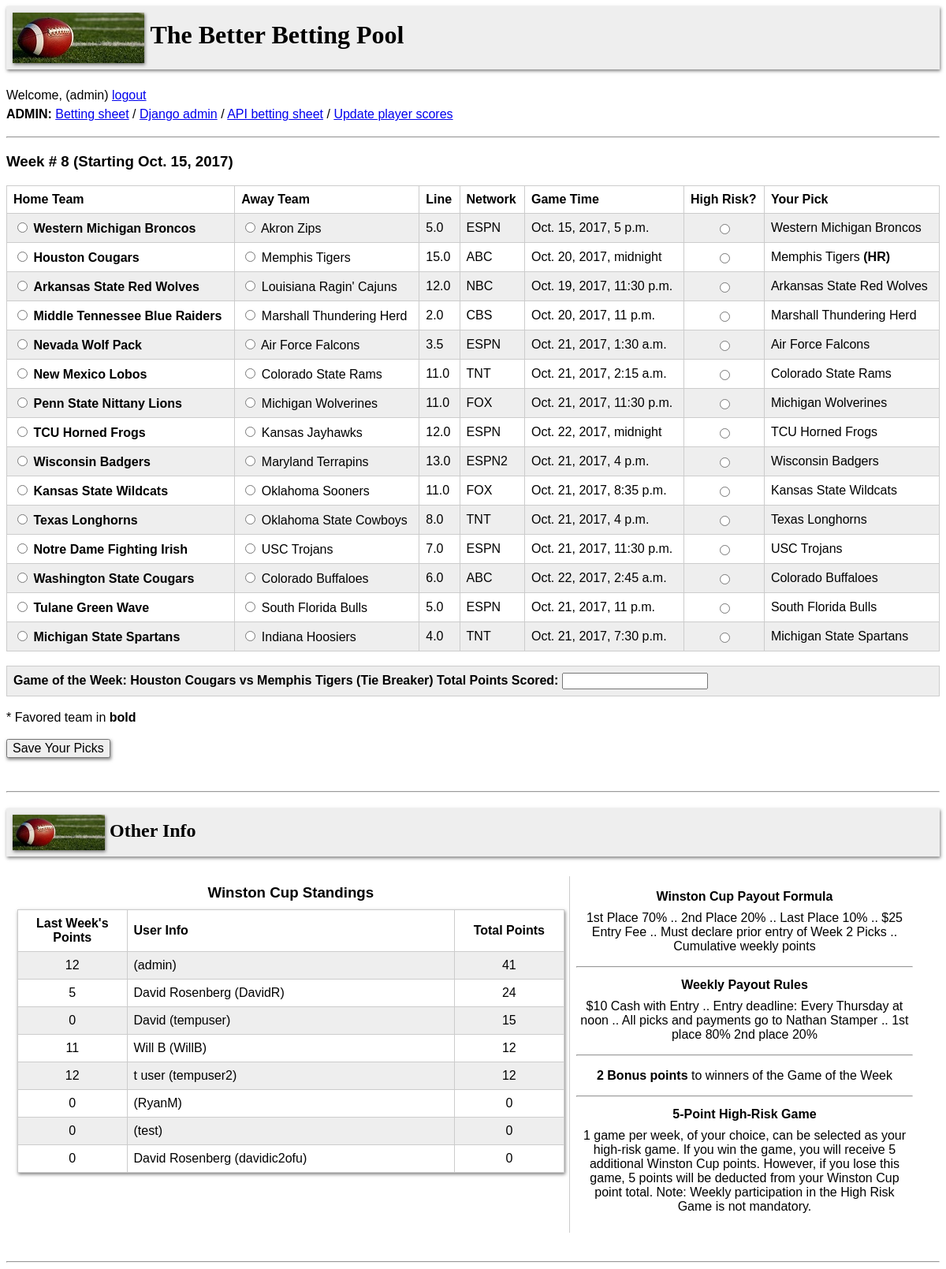
Before: /betting/index/ (signed in) with the older database file.
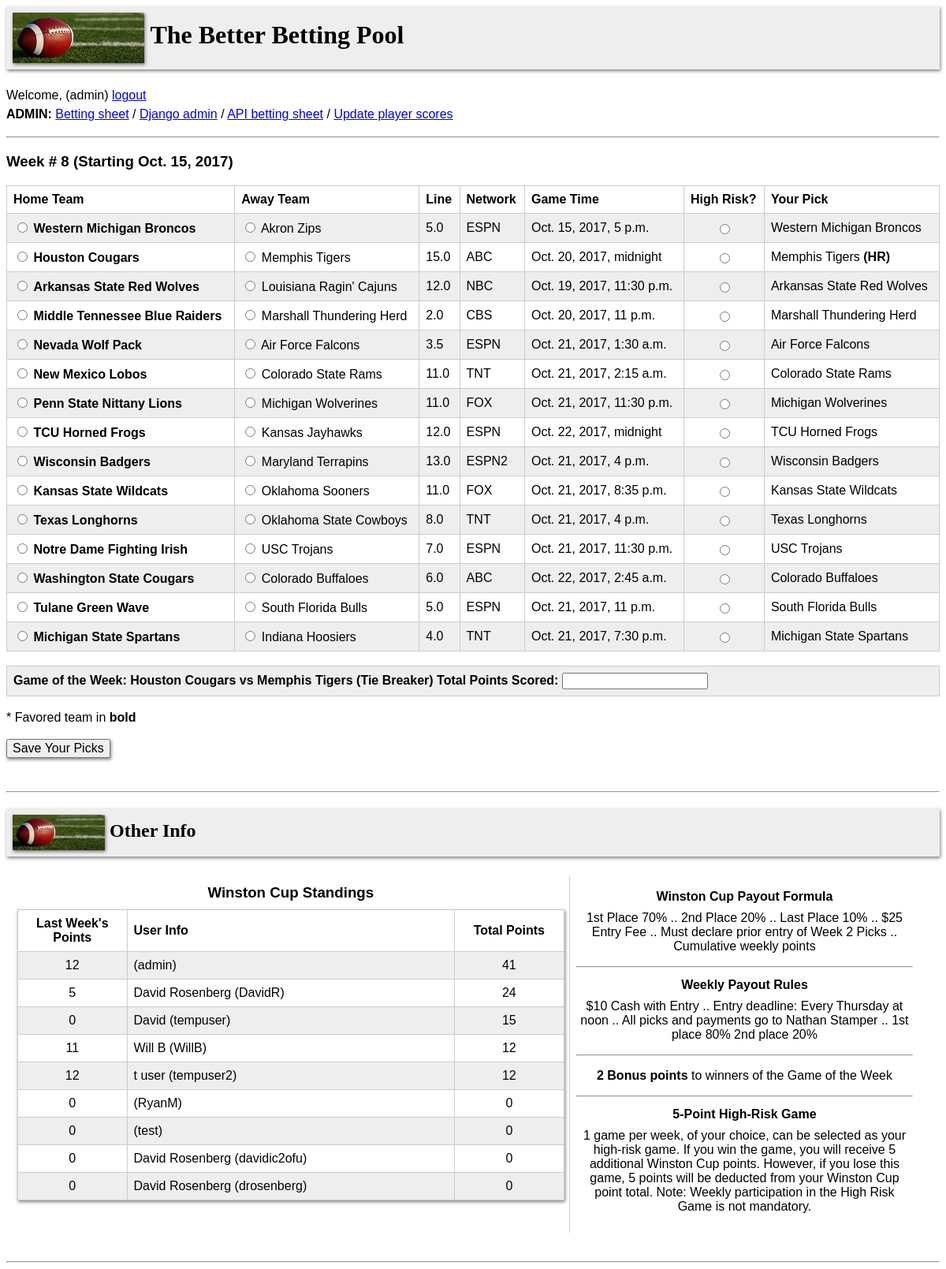
After: the same page with the newer database file.
### betting/models.py (models this page shows, shortened)
class WeekNum(models.Model):
	week_num = models.IntegerField('Week Number', default=0)
	start_date = models.DateField('Week Starting', default=datetime.date(2017, 1, 1))
	is_current_week = models.BooleanField('Current Week?', default=False)

class Game(models.Model):
	game_text = models.CharField('Game Index', max_length=200, default='game')
	week = models.IntegerField('Week in Season', default = 0)
	home_team = models.CharField(max_length=200, default='')
	home_score = models.CharField(max_length=200, default='N/A')
	away_team = models.CharField(max_length=200, default='')
	away_score = models.CharField(max_length=200, default='N/A')
	favorite = models.CharField(max_length=200)
	line = models.FloatField(default=0)
	network = models.CharField(max_length=200)
	game_time = models.DateTimeField('game time/date', default=datetime.datetime(2017, 1, 1, 18, 00))
	game_of_week = models.BooleanField(default=False)

class SavedPick(models.Model):
	id = models.AutoField(primary_key=True)
	player = models.ForeignKey(Player, on_delete=models.CASCADE)
	week = models.IntegerField('Week in Season', default = 0)
	game_id = models.IntegerField('Game_ID', default=0)
	team = models.CharField('Team Name', max_length=200, default='')
	is_high_risk = models.BooleanField(default=False)

class Player(models.Model):
	user = models.OneToOneField(User, on_delete=models.CASCADE, primary_key=True)
	score = models.IntegerField('Winston Cup Points', default=0)
	last_week_score = models.IntegerField('Last Week\'s Points', default=0)
	is_paid = models.BooleanField('Paid?', default=True)

### betting/views.py (the view, shortened to what this page needs)
def index(request):
	current_week = WeekNum.objects.get(is_current_week=True)
	q = Game.objects.filter(game_of_week=True, week=current_week.week_num)
	if len(q) > 0:
		game_of_week = Game.objects.get(game_of_week=True, week=current_week.week_num)
	else:
		game_of_week = {}
	game_list = Game.objects.filter(week=current_week.week_num)
	player_list = Player.objects.order_by('-score')
	saved_picks = SavedPick.objects.all().filter(player=request.user.player)
	context = {'game_list': game_list, 'current_week': current_week, 'player_list': player_list,  'saved_picks': saved_picks, 'game_of_week': game_of_week}
	return render(request, 'betting/index.html', context)

### betting/templates/betting/index.html (shortened to what this page needs)
{% extends 'betting/base.html' %}
{% block content %}
<h3 style="font-family: arial, sans-serif;">Week # {{ current_week.week_num }} (Starting {{ current_week.start_date }})</h3>
{% if game_list %}
<form method="post" action="">
	<table class="table1">
		<tr>
			<th>Home Team</th>
			<th>Away Team</th>
			<th>Line</th>
			<th>Network</th>
			<th>Game Time</th>
			<th style="width: 85px">High Risk?</th>
			<th>Your Pick</th>
		</tr>
		{% for game in game_list %}
			<tr>
				<td><input type="radio" name="{{ game.id }}" id="choice{{ forloop.counter }}-1" value="{{ game.home_team }}" required>
				{% ifequal game.home_team game.favorite %}
					<label for="choice{{ forloop.counter }}-1"><b>{{ game.home_team }}</b></label>
				{% else %}
					<label for="choice{{ forloop.counter }}-1">{{ game.home_team }}</label>
				{% endifequal %} </td>
				<td><input type="radio" name="{{ game.id }}" id="choice{{ forloop.counter }}-2" value="{{ game.away_team }}">
				{% ifequal game.away_team game.favorite %}
					<label for="choice{{ forloop.counter }}-2"><b>{{ game.away_team }}</b></label>
				{% else %}
					<label for="choice{{ forloop.counter }}-2">{{ game.away_team }}</label>
				{% endifequal %}</td>
				<td>{{ game.line }}</td>
				<td>{{ game.network }}</td>
				<td>{{ game.game_time }}</td>
				<td><center><input type="radio" name="high_risk" value="{{ game.id }}" /></center></td>
				<td>
					{% for pick in saved_picks %}
						{% if pick.game_id == game.id %}
							{{ pick.team }}
							{% if pick.is_high_risk == True %}
								<b>(HR)</b>
							{% endif %}
						{% endif %}
					{% endfor %}
				</td>
			</tr>
		{% endfor %}
	</table>
<br>
<div style="font-family: arial, sans-serif; background-color: #eeeeee; padding: 8px; border: 1px solid #cccccc;"><b>Game of the Week:
	{{game_of_week.home_team }} vs {{ game_of_week.away_team }} (Tie Breaker) Total Points Scored:
	<input type="number" step="1" name="game_of_week_score" required /></b>
</div>
<br>
<div style="font-family: arial, sans-serif;">* Favored team in <b>bold</b></div>
<br>
{% if user.player.is_paid %}<input type="submit" value="Save Your Picks" style="font-size: 16px;box-shadow: 1px 2px 4px rgba(0, 0, 0, .5);" />
{% else %} <mark>Please pay up to save selections or see admin! <br>Thank you!</mark>
{% endif %}
</form>
{% else %}
<h2 style="background-color: #ffff00">No games selected yet!</h2>
{% endif %}
<br><hr>
{% load static %}
<h2 style="font-family: arial black; background-color: #eeeeee; padding: 8px; box-shadow: 1px 2px 4px rgba(0, 0, 0, .5)">	<img src="{% static "betting/logo.jpg" %}" alt="logo" height="45px" width="117px" style="vertical-align: middle; box-shadow: 1px 2px 4px rgba(0, 0, 0, .5)">
Other Info</h2>
<fieldset style="border: 0px">
<div style="padding-right: 6px; width: 60%; float: left">
	<h3 style="font-family: arial, sans-serif; line-height: 4px"><center>Winston Cup Standings</center></h3>
	<table class="table2" style="box-shadow: 1px 2px 4px rgba(0, 0, 0, .5)">
		<tr>
			<th style="width: 20%; text-align: center">Last Week's Points</th>
			<th style="width: 60%">User Info</th>
			<th style="width: 20%; text-align: center">Total Points</th>
		</tr>
		{% for player in player_list %}
		<tr>
			<td><center>{{ player.last_week_score }}</center></td>
			<td>{{ player.user.first_name }} {{ player.user.last_name }} ({{ player.user.username }})</td>
			<td><center>{{ player.score }}</center></td>
		</tr>
		{% endfor %}
	</table>
</div>
<div style="border-left: 1px solid #cccccc; float: left; width: 37%; padding: 8px; font-family: arial, sans-serif;">
	<center><p style="line-height: 4px"><b>Winston Cup Payout Formula<br></b></p><p>1st Place 70% .. 2nd Place 20% .. Last Place 10% .. $25 Entry Fee .. Must declare prior entry of Week 2 Picks .. Cumulative weekly points</p>
	<hr>
	<p style="line-height: 4px"><br><b>Weekly Payout Rules<br></b></p><p>
	$10 Cash with Entry .. 	Entry deadline: Every Thursday at noon .. All picks and payments go to Nathan Stamper .. 1st place 80% 2nd place 20%</p>
	<hr>
	<p><b>2 Bonus points</b> to winners of the Game of the Week</p>
	<hr>
	<p style="line-height: 4px"><br><b>5-Point High-Risk Game<br></b></p><p>
	1 game per week, of your choice, can be selected as your high-risk game.  If you win the game, you will receive 5 additional Winston Cup points.  However, if you lose this game, 5 points will be deducted from your Winston Cup point total.  Note: Weekly participation in the High Risk Game is not mandatory.</p>
	</center>
</div>
</fieldset>
{% endblock %}

### betting/templates/betting/base.html (shortened to what this page needs)
{% load static %}
<html>
	<head>
		<h1 style="font-family: arial black; background-color: #eeeeee; padding: 8px; box-shadow: 1px 2px 4px rgba(0, 0, 0, .5)">	<img src="{% static "betting/logo.jpg" %}" alt="logo" style="vertical-align: middle; box-shadow: 1px 2px 4px rgba(0, 0, 0, .5)">
The Better Betting Pool</h1>
		<p style="font-family: arial, sans-serif; line-height: 1.5">
		{% if user.is_authenticated %} Welcome, {{ user.first_name }} ({{ user.username }}) <a href="{% url 'betting:logout' %}">logout</a> {% if user.is_superuser %}<br><b>ADMIN:</b> <a href="{% url 'betting:index' %}">Betting sheet</a> / <a href="/admin">Django admin</a> / <a href="{% url 'betting:api' %}">API betting sheet</a> / <a href="{% url 'betting:scores' %}">Update player scores</a>{% endif %}
		{% else %} <a href="{% url 'betting:login' %}">login</a> / <a href="{% url 'betting:signup' %}">signup</a>{% endif %}
		</p>
		<hr>
	</head>
	<body>
		{% block content %}{% endblock %}
	</body>
	<br><hr>
</html>

### betting/templates/betting/index.html (style rules this page uses)
table { font-family: arial, sans-serif; border-collapse: collapse; }
table.table1 { width: 100%; }
table.table2 { width: 100%; }
td, th { border: 1px solid #cccccc; text-align: left; padding: 8px; }
tr:nth-child(even) { background-color: #eeeeee; }

Changed rows visible on the page:
added Player: last_week_score "0", user.first_name "David", user.last_name "Rosenberg", user.username "drosenberg", score "0"
